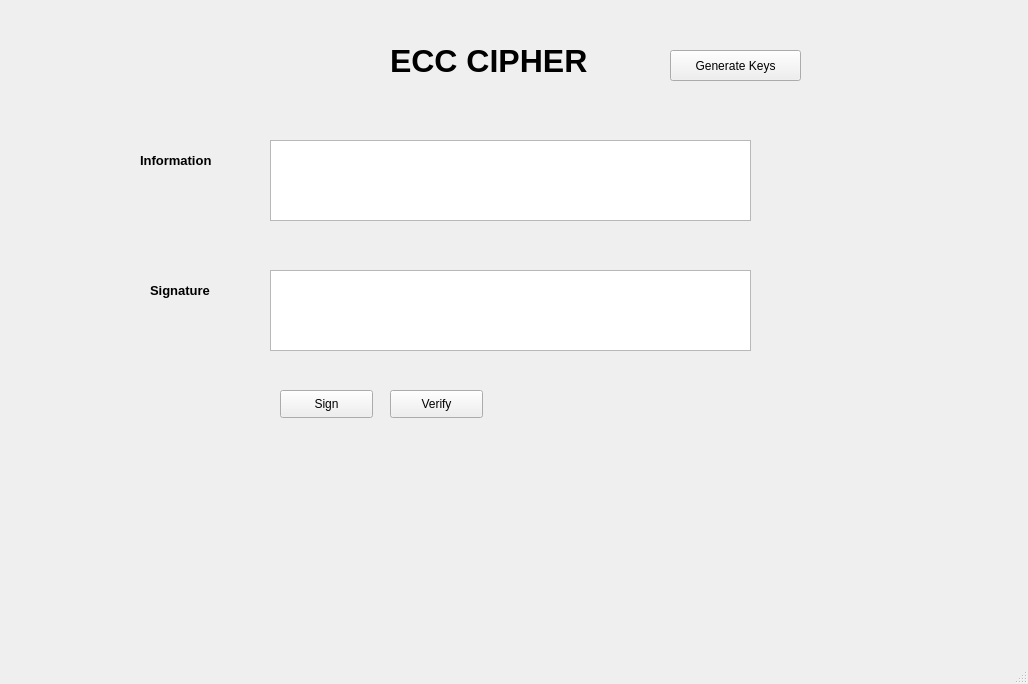
<?xml version="1.0" encoding="UTF-8"?>
<ui version="4.0">
 <class>MainWindow</class>
 <widget class="QMainWindow" name="MainWindow">
  <property name="geometry">
   <rect>
    <x>0</x>
    <y>0</y>
    <width>1028</width>
    <height>684</height>
   </rect>
  </property>
  <property name="windowTitle">
   <string>MainWindow</string>
  </property>
  <widget class="QWidget" name="centralwidget">
   <widget class="QLabel" name="label">
    <property name="geometry">
     <rect>
      <x>390</x>
      <y>40</y>
      <width>261</width>
      <height>41</height>
     </rect>
    </property>
    <property name="font">
     <font>
      <pointsize>24</pointsize>
      <weight>75</weight>
      <bold>true</bold>
     </font>
    </property>
    <property name="text">
     <string>ECC CIPHER</string>
    </property>
   </widget>
   <widget class="QPushButton" name="btn_gen_keys">
    <property name="geometry">
     <rect>
      <x>670</x>
      <y>50</y>
      <width>131</width>
      <height>31</height>
     </rect>
    </property>
    <property name="text">
     <string>Generate Keys</string>
    </property>
   </widget>
   <widget class="QLabel" name="label_5">
    <property name="geometry">
     <rect>
      <x>150</x>
      <y>270</y>
      <width>81</width>
      <height>41</height>
     </rect>
    </property>
    <property name="font">
     <font>
      <pointsize>10</pointsize>
      <weight>75</weight>
      <bold>true</bold>
     </font>
    </property>
    <property name="text">
     <string>Signature</string>
    </property>
   </widget>
   <widget class="QTextEdit" name="txt_sign">
    <property name="geometry">
     <rect>
      <x>270</x>
      <y>270</y>
      <width>481</width>
      <height>81</height>
     </rect>
    </property>
   </widget>
   <widget class="QPushButton" name="btn_sign">
    <property name="geometry">
     <rect>
      <x>280</x>
      <y>390</y>
      <width>93</width>
      <height>28</height>
     </rect>
    </property>
    <property name="text">
     <string>Sign</string>
    </property>
   </widget>
   <widget class="QTextEdit" name="txt_info">
    <property name="geometry">
     <rect>
      <x>270</x>
      <y>140</y>
      <width>481</width>
      <height>81</height>
     </rect>
    </property>
   </widget>
   <widget class="QLabel" name="label_4">
    <property name="geometry">
     <rect>
      <x>140</x>
      <y>140</y>
      <width>111</width>
      <height>41</height>
     </rect>
    </property>
    <property name="font">
     <font>
      <pointsize>10</pointsize>
      <weight>75</weight>
      <bold>true</bold>
     </font>
    </property>
    <property name="text">
     <string>Information</string>
    </property>
   </widget>
   <widget class="QPushButton" name="btn_verify">
    <property name="geometry">
     <rect>
      <x>390</x>
      <y>390</y>
      <width>93</width>
      <height>28</height>
     </rect>
    </property>
    <property name="text">
     <string>Verify</string>
    </property>
   </widget>
  </widget>
  <widget class="QMenuBar" name="menubar">
   <property name="geometry">
    <rect>
     <x>0</x>
     <y>0</y>
     <width>1028</width>
     <height>26</height>
    </rect>
   </property>
  </widget>
  <widget class="QStatusBar" name="statusbar"/>
 </widget>
 <resources/>
 <connections/>
</ui>
